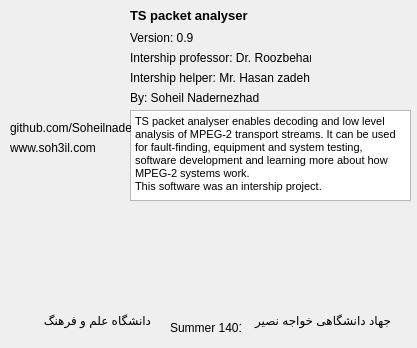
<?xml version="1.0" encoding="UTF-8"?>
<ui version="4.0">
 <class>dialog_about</class>
 <widget class="QDialog" name="dialog_about">
  <property name="enabled">
   <bool>true</bool>
  </property>
  <property name="geometry">
   <rect>
    <x>0</x>
    <y>0</y>
    <width>417</width>
    <height>348</height>
   </rect>
  </property>
  <property name="sizePolicy">
   <sizepolicy hsizetype="Preferred" vsizetype="Preferred">
    <horstretch>0</horstretch>
    <verstretch>0</verstretch>
   </sizepolicy>
  </property>
  <property name="mouseTracking">
   <bool>false</bool>
  </property>
  <property name="windowTitle">
   <string>About</string>
  </property>
  <property name="windowIcon">
   <iconset>
    <normaloff>resources/packet.ico</normaloff>resources/packet.ico</iconset>
  </property>
  <property name="toolTip">
   <string/>
  </property>
  <property name="sizeGripEnabled">
   <bool>false</bool>
  </property>
  <property name="modal">
   <bool>false</bool>
  </property>
  <widget class="QTextBrowser" name="textBrowser">
   <property name="geometry">
    <rect>
     <x>130</x>
     <y>110</y>
     <width>281</width>
     <height>91</height>
    </rect>
   </property>
   <property name="html">
    <string>&lt;!DOCTYPE HTML PUBLIC &quot;-//W3C//DTD HTML 4.0//EN&quot; &quot;http://www.w3.org/TR/REC-html40/strict.dtd&quot;&gt;
&lt;html&gt;&lt;head&gt;&lt;meta name=&quot;qrichtext&quot; content=&quot;1&quot; /&gt;&lt;style type=&quot;text/css&quot;&gt;
p, li { white-space: pre-wrap; }
&lt;/style&gt;&lt;/head&gt;&lt;body style=&quot; font-family:'MS Shell Dlg 2'; font-size:8.25pt; font-weight:400; font-style:normal;&quot;&gt;
&lt;p style=&quot; margin-top:0px; margin-bottom:0px; margin-left:0px; margin-right:0px; -qt-block-indent:0; text-indent:0px;&quot;&gt;TS packet analyser enables decoding and low level analysis of MPEG-2 transport streams. It can be used for fault-finding, equipment and system testing, software development and learning more about how MPEG-2 systems work.&lt;/p&gt;
&lt;p style=&quot; margin-top:0px; margin-bottom:0px; margin-left:0px; margin-right:0px; -qt-block-indent:0; text-indent:0px;&quot;&gt;This software was an intership project.&lt;/p&gt;&lt;/body&gt;&lt;/html&gt;</string>
   </property>
  </widget>
  <widget class="QLabel" name="label_2">
   <property name="geometry">
    <rect>
     <x>60</x>
     <y>210</y>
     <width>91</width>
     <height>101</height>
    </rect>
   </property>
   <property name="text">
    <string/>
   </property>
   <property name="scaledContents">
    <bool>true</bool>
   </property>
  </widget>
  <widget class="QLabel" name="label_3">
   <property name="geometry">
    <rect>
     <x>10</x>
     <y>120</y>
     <width>121</width>
     <height>16</height>
    </rect>
   </property>
   <property name="text">
    <string>github.com/Soheilnader</string>
   </property>
   <property name="openExternalLinks">
    <bool>true</bool>
   </property>
  </widget>
  <widget class="QLabel" name="label_5">
   <property name="geometry">
    <rect>
     <x>10</x>
     <y>10</y>
     <width>91</width>
     <height>101</height>
    </rect>
   </property>
   <property name="text">
    <string/>
   </property>
   <property name="pixmap">
    <pixmap>resources/packet.ico</pixmap>
   </property>
   <property name="scaledContents">
    <bool>true</bool>
   </property>
  </widget>
  <widget class="QLabel" name="label_6">
   <property name="geometry">
    <rect>
     <x>130</x>
     <y>0</y>
     <width>131</width>
     <height>31</height>
    </rect>
   </property>
   <property name="font">
    <font>
     <pointsize>10</pointsize>
     <weight>75</weight>
     <bold>true</bold>
    </font>
   </property>
   <property name="text">
    <string>TS packet analyser</string>
   </property>
  </widget>
  <widget class="QLabel" name="label_7">
   <property name="geometry">
    <rect>
     <x>280</x>
     <y>210</y>
     <width>91</width>
     <height>101</height>
    </rect>
   </property>
   <property name="text">
    <string/>
   </property>
   <property name="scaledContents">
    <bool>true</bool>
   </property>
  </widget>
  <widget class="QLabel" name="label_8">
   <property name="geometry">
    <rect>
     <x>10</x>
     <y>140</y>
     <width>151</width>
     <height>16</height>
    </rect>
   </property>
   <property name="text">
    <string>www.soh3il.com</string>
   </property>
   <property name="openExternalLinks">
    <bool>true</bool>
   </property>
  </widget>
  <widget class="QLabel" name="label_4">
   <property name="geometry">
    <rect>
     <x>130</x>
     <y>90</y>
     <width>151</width>
     <height>16</height>
    </rect>
   </property>
   <property name="text">
    <string>By: Soheil Nadernezhad</string>
   </property>
   <property name="openExternalLinks">
    <bool>true</bool>
   </property>
  </widget>
  <widget class="QLabel" name="label_9">
   <property name="geometry">
    <rect>
     <x>170</x>
     <y>320</y>
     <width>71</width>
     <height>16</height>
    </rect>
   </property>
   <property name="text">
    <string>Summer 1401</string>
   </property>
   <property name="openExternalLinks">
    <bool>true</bool>
   </property>
  </widget>
  <widget class="QLabel" name="label_10">
   <property name="geometry">
    <rect>
     <x>130</x>
     <y>30</y>
     <width>71</width>
     <height>16</height>
    </rect>
   </property>
   <property name="text">
    <string>Version: 0.9</string>
   </property>
   <property name="openExternalLinks">
    <bool>true</bool>
   </property>
  </widget>
  <widget class="QLabel" name="label_11">
   <property name="geometry">
    <rect>
     <x>130</x>
     <y>70</y>
     <width>191</width>
     <height>16</height>
    </rect>
   </property>
   <property name="text">
    <string>Intership helper: Mr. Hasan zadeh</string>
   </property>
   <property name="openExternalLinks">
    <bool>true</bool>
   </property>
  </widget>
  <widget class="QLabel" name="label_12">
   <property name="geometry">
    <rect>
     <x>130</x>
     <y>50</y>
     <width>181</width>
     <height>16</height>
    </rect>
   </property>
   <property name="text">
    <string>Intership professor: Dr. Roozbehani</string>
   </property>
   <property name="openExternalLinks">
    <bool>true</bool>
   </property>
  </widget>
  <widget class="QLabel" name="label_13">
   <property name="geometry">
    <rect>
     <x>250</x>
     <y>310</y>
     <width>141</width>
     <height>20</height>
    </rect>
   </property>
   <property name="text">
    <string>جهاد دانشگاهی خواجه نصیر</string>
   </property>
   <property name="openExternalLinks">
    <bool>true</bool>
   </property>
  </widget>
  <widget class="QLabel" name="label_14">
   <property name="geometry">
    <rect>
     <x>10</x>
     <y>310</y>
     <width>141</width>
     <height>20</height>
    </rect>
   </property>
   <property name="text">
    <string>دانشگاه علم و فرهنگ</string>
   </property>
   <property name="openExternalLinks">
    <bool>true</bool>
   </property>
  </widget>
 </widget>
 <resources>
  <include location="rf.qrc"/>
 </resources>
 <connections/>
</ui>
